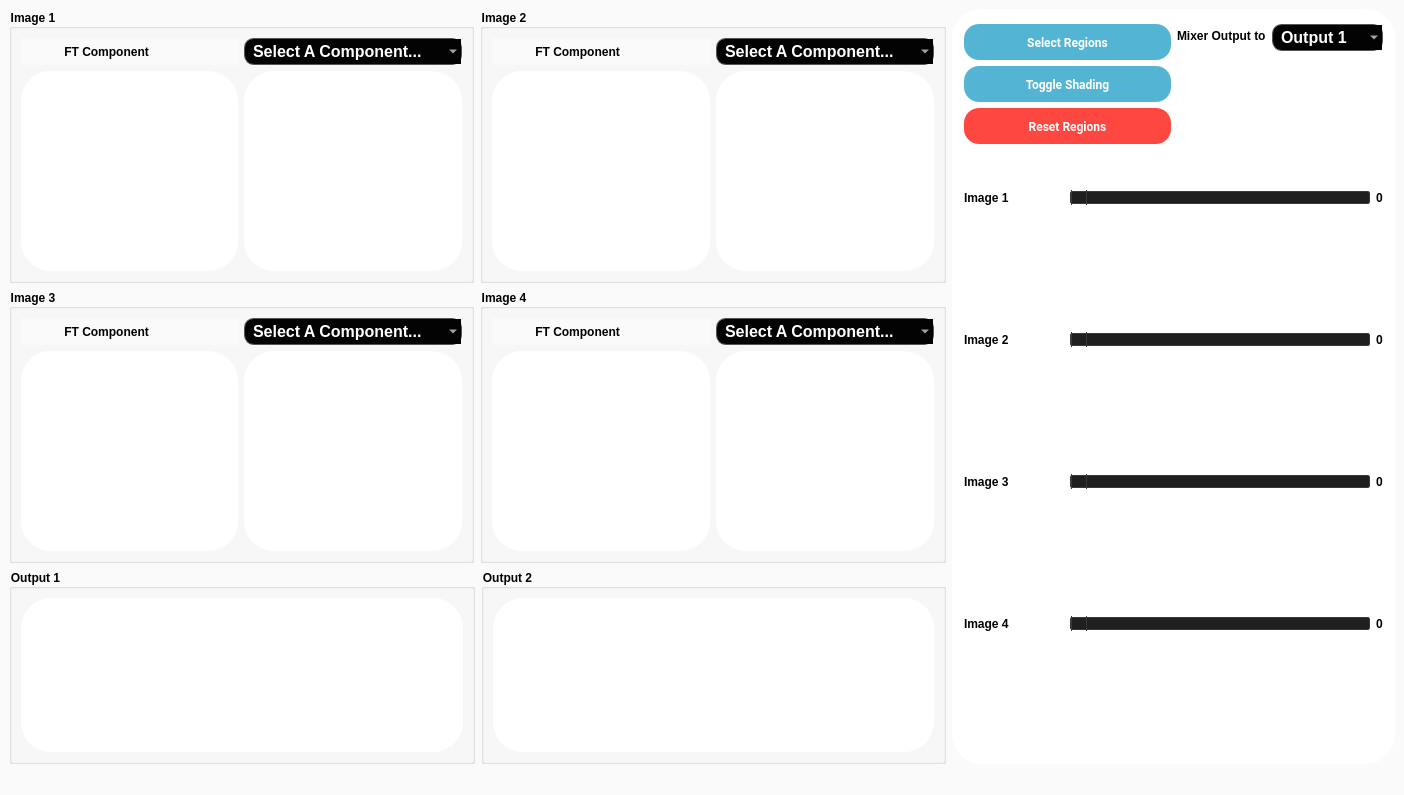
<?xml version="1.0" encoding="UTF-8"?>
<ui version="4.0">
 <class>MainWindow</class>
 <widget class="QMainWindow" name="MainWindow">
  <property name="geometry">
   <rect>
    <x>0</x>
    <y>0</y>
    <width>1404</width>
    <height>795</height>
   </rect>
  </property>
  <property name="windowTitle">
   <string>MainWindow</string>
  </property>
  <property name="styleSheet">
   <string notr="true">background-color: #fafafa;</string>
  </property>
  <widget class="QWidget" name="centralwidget">
   <layout class="QGridLayout" name="gridLayout_14">
    <item row="0" column="0">
     <layout class="QGridLayout" name="gridLayout_11">
      <item row="0" column="0">
       <widget class="QGroupBox" name="groupBox">
        <property name="font">
         <font>
          <pointsize>9</pointsize>
          <weight>75</weight>
          <bold>true</bold>
         </font>
        </property>
        <property name="title">
         <string>Image 1</string>
        </property>
        <layout class="QGridLayout" name="gridLayout_2">
         <item row="0" column="0">
          <layout class="QGridLayout" name="gridLayout">
           <item row="0" column="0">
            <widget class="QLabel" name="label_11">
             <property name="font">
              <font>
               <pointsize>9</pointsize>
               <weight>75</weight>
               <bold>true</bold>
              </font>
             </property>
             <property name="text">
              <string>             FT Component</string>
             </property>
            </widget>
           </item>
           <item row="1" column="0">
            <widget class="QGraphicsView" name="label_img_1">
             <property name="minimumSize">
              <size>
               <width>200</width>
               <height>200</height>
              </size>
             </property>
             <property name="styleSheet">
              <string notr="true">QWidget{
background-color:white;
border-radius:30px;
}</string>
             </property>
            </widget>
           </item>
           <item row="1" column="1">
            <widget class="QGraphicsView" name="FT_label_1">
             <property name="minimumSize">
              <size>
               <width>200</width>
               <height>200</height>
              </size>
             </property>
             <property name="styleSheet">
              <string notr="true">QGraphicsView{
background-color:white;
border-radius:30px;
}</string>
             </property>
            </widget>
           </item>
           <item row="0" column="1">
            <widget class="QComboBox" name="FT_img1">
             <property name="styleSheet">
              <string notr="true">QComboBox {
    border: 1px solid #565656; /* Border color for the combobox */
    border-radius: 10px;
    padding: 2px 18px 2px 8px; /* Adjust padding as needed */
    background-color: rgb(3, 3, 3); /* Background color of the combobox */
    color: #FFFFFF; /* Text color */
    selection-background-color: #2A2A2A; /* Background color when an item is selected */
	font-family: &quot;Overpass&quot;, sans-serif; /* Set the desired font-family */
	font-weight:bold;
	font-size:16px;
}

QComboBox:hover {
    border: 1px solid rgb(127, 127, 127); /* Border color on hover */
}

QComboBox::indicator {
    width: 0;
    border: none;
    margin-right: 6px; /* Adjust as needed */
}

QComboBox::item {
    padding: 8px;
    background-color: #363636; /* Background color of each item */
}

QComboBox::item:selected {
    background-color: rgb(42, 42, 42); /* Background color of the selected item */
}

QComboBox::item:hover {
    background-color: #2A2A2A; /* Background color on item hover */
}



            
</string>
             </property>
             <item>
              <property name="text">
               <string>Select A Component...</string>
              </property>
             </item>
             <item>
              <property name="text">
               <string>Magnitude</string>
              </property>
             </item>
             <item>
              <property name="text">
               <string>Phase</string>
              </property>
             </item>
             <item>
              <property name="text">
               <string>Real</string>
              </property>
             </item>
             <item>
              <property name="text">
               <string>Imaginary</string>
              </property>
             </item>
            </widget>
           </item>
          </layout>
         </item>
        </layout>
       </widget>
      </item>
      <item row="1" column="1">
       <widget class="QGroupBox" name="groupBox_2">
        <property name="font">
         <font>
          <pointsize>9</pointsize>
          <weight>75</weight>
          <bold>true</bold>
         </font>
        </property>
        <property name="title">
         <string>Image 4</string>
        </property>
        <layout class="QGridLayout" name="gridLayout_3">
         <item row="0" column="0">
          <layout class="QGridLayout" name="gridLayout_4">
           <item row="1" column="1">
            <widget class="QGraphicsView" name="FT_label_4">
             <property name="minimumSize">
              <size>
               <width>200</width>
               <height>200</height>
              </size>
             </property>
             <property name="styleSheet">
              <string notr="true">QGraphicsView{
background-color:white;
border-radius:30px;
}</string>
             </property>
            </widget>
           </item>
           <item row="0" column="0">
            <widget class="QLabel" name="label_14">
             <property name="font">
              <font>
               <pointsize>9</pointsize>
               <weight>75</weight>
               <bold>true</bold>
              </font>
             </property>
             <property name="text">
              <string>             FT Component</string>
             </property>
            </widget>
           </item>
           <item row="1" column="0">
            <widget class="QGraphicsView" name="label_img_4">
             <property name="minimumSize">
              <size>
               <width>200</width>
               <height>200</height>
              </size>
             </property>
             <property name="styleSheet">
              <string notr="true">QWidget{
background-color:white;
border-radius:30px;
}</string>
             </property>
            </widget>
           </item>
           <item row="0" column="1">
            <widget class="QComboBox" name="FT_img4">
             <property name="styleSheet">
              <string notr="true">QComboBox {
    border: 1px solid #565656; /* Border color for the combobox */
    border-radius: 10px;
    padding: 2px 18px 2px 8px; /* Adjust padding as needed */
    background-color: rgb(3, 3, 3); /* Background color of the combobox */
    color: #FFFFFF; /* Text color */
    selection-background-color: #2A2A2A; /* Background color when an item is selected */
	font-family: &quot;Overpass&quot;, sans-serif; /* Set the desired font-family */
	font-weight:bold;
	font-size:16px;
}

QComboBox:hover {
    border: 1px solid rgb(127, 127, 127); /* Border color on hover */
}

QComboBox::indicator {
    width: 0;
    border: none;
    margin-right: 6px; /* Adjust as needed */
}

QComboBox::item {
    padding: 8px;
    background-color: #363636; /* Background color of each item */
}

QComboBox::item:selected {
    background-color: rgb(42, 42, 42); /* Background color of the selected item */
}

QComboBox::item:hover {
    background-color: #2A2A2A; /* Background color on item hover */
}



            
</string>
             </property>
             <item>
              <property name="text">
               <string>Select A Component...</string>
              </property>
             </item>
             <item>
              <property name="text">
               <string>Magnitude</string>
              </property>
             </item>
             <item>
              <property name="text">
               <string>Phase</string>
              </property>
             </item>
             <item>
              <property name="text">
               <string>Real</string>
              </property>
             </item>
             <item>
              <property name="text">
               <string>Imaginary</string>
              </property>
             </item>
            </widget>
           </item>
          </layout>
         </item>
        </layout>
       </widget>
      </item>
      <item row="0" column="1">
       <widget class="QGroupBox" name="groupBox_5">
        <property name="font">
         <font>
          <pointsize>9</pointsize>
          <weight>75</weight>
          <bold>true</bold>
         </font>
        </property>
        <property name="title">
         <string>Image 2</string>
        </property>
        <layout class="QGridLayout" name="gridLayout_5">
         <item row="0" column="0">
          <layout class="QGridLayout" name="gridLayout_6">
           <item row="1" column="1">
            <widget class="QGraphicsView" name="FT_label_2">
             <property name="minimumSize">
              <size>
               <width>200</width>
               <height>200</height>
              </size>
             </property>
             <property name="styleSheet">
              <string notr="true">QWidget{
background-color:white;
border-radius:30px;
}</string>
             </property>
            </widget>
           </item>
           <item row="1" column="0">
            <widget class="QGraphicsView" name="label_img_2">
             <property name="minimumSize">
              <size>
               <width>200</width>
               <height>200</height>
              </size>
             </property>
             <property name="styleSheet">
              <string notr="true">QWidget{
background-color:white;
border-radius:30px;
}</string>
             </property>
            </widget>
           </item>
           <item row="0" column="0">
            <widget class="QLabel" name="label_13">
             <property name="font">
              <font>
               <pointsize>9</pointsize>
               <weight>75</weight>
               <bold>true</bold>
              </font>
             </property>
             <property name="text">
              <string>             FT Component</string>
             </property>
            </widget>
           </item>
           <item row="0" column="1">
            <widget class="QComboBox" name="FT_img2">
             <property name="styleSheet">
              <string notr="true">QComboBox {
    border: 1px solid #565656; /* Border color for the combobox */
    border-radius: 10px;
    padding: 2px 18px 2px 8px; /* Adjust padding as needed */
    background-color: rgb(3, 3, 3); /* Background color of the combobox */
    color: #FFFFFF; /* Text color */
    selection-background-color: #2A2A2A; /* Background color when an item is selected */
	font-family: &quot;Overpass&quot;, sans-serif; /* Set the desired font-family */
	font-weight:bold;
	font-size:16px;
}

QComboBox:hover {
    border: 1px solid rgb(127, 127, 127); /* Border color on hover */
}

QComboBox::indicator {
    width: 0;
    border: none;
    margin-right: 6px; /* Adjust as needed */
}

QComboBox::item {
    padding: 8px;
    background-color: #363636; /* Background color of each item */
}

QComboBox::item:selected {
    background-color: rgb(42, 42, 42); /* Background color of the selected item */
}

QComboBox::item:hover {
    background-color: #2A2A2A; /* Background color on item hover */
}



            
</string>
             </property>
             <item>
              <property name="text">
               <string>Select A Component...</string>
              </property>
             </item>
             <item>
              <property name="text">
               <string>Magnitude</string>
              </property>
             </item>
             <item>
              <property name="text">
               <string>Phase</string>
              </property>
             </item>
             <item>
              <property name="text">
               <string>Real</string>
              </property>
             </item>
             <item>
              <property name="text">
               <string>Imaginary</string>
              </property>
             </item>
            </widget>
           </item>
          </layout>
         </item>
        </layout>
       </widget>
      </item>
      <item row="1" column="0">
       <widget class="QGroupBox" name="groupBox_3">
        <property name="font">
         <font>
          <pointsize>9</pointsize>
          <weight>75</weight>
          <bold>true</bold>
         </font>
        </property>
        <property name="title">
         <string>Image 3</string>
        </property>
        <layout class="QGridLayout" name="gridLayout_7">
         <item row="0" column="0">
          <layout class="QGridLayout" name="gridLayout_8">
           <item row="1" column="0">
            <widget class="QGraphicsView" name="label_img_3">
             <property name="minimumSize">
              <size>
               <width>200</width>
               <height>200</height>
              </size>
             </property>
             <property name="styleSheet">
              <string notr="true">QWidget{
background-color:white;
border-radius:30px;
}</string>
             </property>
            </widget>
           </item>
           <item row="0" column="0">
            <widget class="QLabel" name="label_12">
             <property name="font">
              <font>
               <pointsize>9</pointsize>
               <weight>75</weight>
               <bold>true</bold>
              </font>
             </property>
             <property name="text">
              <string>             FT Component</string>
             </property>
            </widget>
           </item>
           <item row="1" column="1">
            <widget class="QGraphicsView" name="FT_label_3">
             <property name="minimumSize">
              <size>
               <width>200</width>
               <height>200</height>
              </size>
             </property>
             <property name="styleSheet">
              <string notr="true">QGraphicsView{
background-color:white;
border-radius:30px;
}</string>
             </property>
            </widget>
           </item>
           <item row="0" column="1">
            <widget class="QComboBox" name="FT_img3">
             <property name="styleSheet">
              <string notr="true">QComboBox {
    border: 1px solid #565656; /* Border color for the combobox */
    border-radius: 10px;
    padding: 2px 18px 2px 8px; /* Adjust padding as needed */
    background-color: rgb(3, 3, 3); /* Background color of the combobox */
    color: #FFFFFF; /* Text color */
    selection-background-color: #2A2A2A; /* Background color when an item is selected */
	font-family: &quot;Overpass&quot;, sans-serif; /* Set the desired font-family */
	font-weight:bold;
	font-size:16px;
}

QComboBox:hover {
    border: 1px solid rgb(127, 127, 127); /* Border color on hover */
}

QComboBox::indicator {
    width: 0;
    border: none;
    margin-right: 6px; /* Adjust as needed */
}

QComboBox::item {
    padding: 8px;
    background-color: #363636; /* Background color of each item */
}

QComboBox::item:selected {
    background-color: rgb(42, 42, 42); /* Background color of the selected item */
}

QComboBox::item:hover {
    background-color: #2A2A2A; /* Background color on item hover */
}



            
</string>
             </property>
             <item>
              <property name="text">
               <string>Select A Component...</string>
              </property>
             </item>
             <item>
              <property name="text">
               <string>Magnitude</string>
              </property>
             </item>
             <item>
              <property name="text">
               <string>Phase</string>
              </property>
             </item>
             <item>
              <property name="text">
               <string>Real</string>
              </property>
             </item>
             <item>
              <property name="text">
               <string>Imaginary</string>
              </property>
             </item>
            </widget>
           </item>
          </layout>
         </item>
        </layout>
       </widget>
      </item>
     </layout>
    </item>
    <item row="0" column="1" rowspan="2">
     <widget class="QGroupBox" name="groupBox_8">
      <property name="minimumSize">
       <size>
        <width>0</width>
        <height>0</height>
       </size>
      </property>
      <property name="maximumSize">
       <size>
        <width>500</width>
        <height>1000</height>
       </size>
      </property>
      <property name="font">
       <font>
        <pointsize>9</pointsize>
        <weight>75</weight>
        <bold>true</bold>
       </font>
      </property>
      <property name="styleSheet">
       <string notr="true">QWidget{
background-color:white;
border-radius:30px;
}</string>
      </property>
      <property name="title">
       <string/>
      </property>
      <layout class="QGridLayout" name="gridLayout_16">
       <item row="7" column="0" colspan="2">
        <layout class="QFormLayout" name="formLayout_8">
         <item row="0" column="0">
          <widget class="QLabel" name="Image4">
           <property name="minimumSize">
            <size>
             <width>100</width>
             <height>0</height>
            </size>
           </property>
           <property name="font">
            <font>
             <pointsize>9</pointsize>
             <weight>75</weight>
             <bold>true</bold>
            </font>
           </property>
           <property name="text">
            <string>Image 4</string>
           </property>
          </widget>
         </item>
         <item row="0" column="1">
          <layout class="QFormLayout" name="formLayout_3">
           <item row="0" column="0">
            <widget class="QSlider" name="ft_img_slider4">
             <property name="minimumSize">
              <size>
               <width>300</width>
               <height>0</height>
              </size>
             </property>
             <property name="styleSheet">
              <string notr="true">QSlider::groove:horizontal {
    border: 1px solid #3A3939;
    height: 11px;
    background: #201F1F;
    margin: 2px 0;
    border-radius: 2px;
}

QSlider::handle:horizontal {
    background: QLinearGradient( x1: 0, y1: 0, x2: 0, y2: 1,
      stop: 0.0 silver, stop: 0.2 #a8a8a8, stop: 1 #727272);
    border: 1px solid #3A3939;
    width: 14px;
    height: 14px;
    margin: -4px 0;
    border-radius: 2px;
}
</string>
             </property>
             <property name="orientation">
              <enum>Qt::Horizontal</enum>
             </property>
            </widget>
           </item>
           <item row="0" column="1">
            <widget class="QLabel" name="Image_weight4">
             <property name="font">
              <font>
               <pointsize>9</pointsize>
               <weight>75</weight>
               <bold>true</bold>
              </font>
             </property>
             <property name="text">
              <string>0</string>
             </property>
            </widget>
           </item>
          </layout>
         </item>
        </layout>
       </item>
       <item row="5" column="0" colspan="2">
        <layout class="QFormLayout" name="formLayout_7">
         <item row="0" column="0">
          <widget class="QLabel" name="Image3">
           <property name="minimumSize">
            <size>
             <width>100</width>
             <height>0</height>
            </size>
           </property>
           <property name="font">
            <font>
             <pointsize>9</pointsize>
             <weight>75</weight>
             <bold>true</bold>
            </font>
           </property>
           <property name="text">
            <string>Image 3</string>
           </property>
          </widget>
         </item>
         <item row="0" column="1">
          <layout class="QFormLayout" name="formLayout_2">
           <item row="0" column="0">
            <widget class="QSlider" name="ft_img_slider3">
             <property name="minimumSize">
              <size>
               <width>300</width>
               <height>0</height>
              </size>
             </property>
             <property name="styleSheet">
              <string notr="true">QSlider::groove:horizontal {
    border: 1px solid #3A3939;
    height: 11px;
    background: #201F1F;
    margin: 2px 0;
    border-radius: 2px;
}

QSlider::handle:horizontal {
    background: QLinearGradient( x1: 0, y1: 0, x2: 0, y2: 1,
      stop: 0.0 silver, stop: 0.2 #a8a8a8, stop: 1 #727272);
    border: 1px solid #3A3939;
    width: 14px;
    height: 14px;
    margin: -4px 0;
    border-radius: 2px;
}

</string>
             </property>
             <property name="orientation">
              <enum>Qt::Horizontal</enum>
             </property>
            </widget>
           </item>
           <item row="0" column="1">
            <widget class="QLabel" name="Image_weight3">
             <property name="font">
              <font>
               <pointsize>9</pointsize>
               <weight>75</weight>
               <bold>true</bold>
              </font>
             </property>
             <property name="text">
              <string>0</string>
             </property>
            </widget>
           </item>
          </layout>
         </item>
        </layout>
       </item>
       <item row="9" column="1">
        <spacer name="verticalSpacer_4">
         <property name="orientation">
          <enum>Qt::Vertical</enum>
         </property>
         <property name="sizeHint" stdset="0">
          <size>
           <width>20</width>
           <height>40</height>
          </size>
         </property>
        </spacer>
       </item>
       <item row="6" column="1">
        <spacer name="verticalSpacer_3">
         <property name="orientation">
          <enum>Qt::Vertical</enum>
         </property>
         <property name="sizeHint" stdset="0">
          <size>
           <width>20</width>
           <height>40</height>
          </size>
         </property>
        </spacer>
       </item>
       <item row="3" column="0" colspan="2">
        <layout class="QFormLayout" name="formLayout_6">
         <item row="0" column="0">
          <widget class="QLabel" name="Image2">
           <property name="minimumSize">
            <size>
             <width>100</width>
             <height>0</height>
            </size>
           </property>
           <property name="font">
            <font>
             <pointsize>9</pointsize>
             <weight>75</weight>
             <bold>true</bold>
            </font>
           </property>
           <property name="text">
            <string>Image 2</string>
           </property>
          </widget>
         </item>
         <item row="0" column="1">
          <layout class="QFormLayout" name="formLayout_9">
           <item row="0" column="0">
            <widget class="QSlider" name="ft_img_slider2">
             <property name="minimumSize">
              <size>
               <width>300</width>
               <height>0</height>
              </size>
             </property>
             <property name="styleSheet">
              <string notr="true">QSlider::groove:horizontal {
    border: 1px solid #3A3939;
    height: 11px;
    background: #201F1F;
    margin: 2px 0;
    border-radius: 2px;
}

QSlider::handle:horizontal {
    background: QLinearGradient( x1: 0, y1: 0, x2: 0, y2: 1,
      stop: 0.0 silver, stop: 0.2 #a8a8a8, stop: 1 #727272);
    border: 1px solid #3A3939;
    width: 14px;
    height: 14px;
    margin: -4px 0;
    border-radius: 2px;
}

</string>
             </property>
             <property name="orientation">
              <enum>Qt::Horizontal</enum>
             </property>
            </widget>
           </item>
           <item row="0" column="1">
            <widget class="QLabel" name="Image_weight2">
             <property name="font">
              <font>
               <pointsize>9</pointsize>
               <weight>75</weight>
               <bold>true</bold>
              </font>
             </property>
             <property name="text">
              <string>0</string>
             </property>
            </widget>
           </item>
          </layout>
         </item>
        </layout>
       </item>
       <item row="2" column="1">
        <spacer name="verticalSpacer">
         <property name="orientation">
          <enum>Qt::Vertical</enum>
         </property>
         <property name="sizeHint" stdset="0">
          <size>
           <width>20</width>
           <height>40</height>
          </size>
         </property>
        </spacer>
       </item>
       <item row="4" column="1">
        <spacer name="verticalSpacer_2">
         <property name="orientation">
          <enum>Qt::Vertical</enum>
         </property>
         <property name="sizeHint" stdset="0">
          <size>
           <width>20</width>
           <height>40</height>
          </size>
         </property>
        </spacer>
       </item>
       <item row="1" column="0" colspan="2">
        <layout class="QFormLayout" name="formLayout_5">
         <item row="0" column="0">
          <widget class="QLabel" name="Image1">
           <property name="minimumSize">
            <size>
             <width>100</width>
             <height>0</height>
            </size>
           </property>
           <property name="font">
            <font>
             <pointsize>9</pointsize>
             <weight>75</weight>
             <bold>true</bold>
            </font>
           </property>
           <property name="text">
            <string>Image 1</string>
           </property>
          </widget>
         </item>
         <item row="0" column="1">
          <layout class="QFormLayout" name="formLayout">
           <item row="0" column="0">
            <widget class="QSlider" name="ft_img_slider1">
             <property name="minimumSize">
              <size>
               <width>300</width>
               <height>0</height>
              </size>
             </property>
             <property name="styleSheet">
              <string notr="true">QSlider::groove:horizontal {
    border: 1px solid #3A3939;
    height: 11px;
    background: #201F1F;
    margin: 2px 0;
    border-radius: 2px;
}

QSlider::handle:horizontal {
    background: QLinearGradient( x1: 0, y1: 0, x2: 0, y2: 1,
      stop: 0.0 silver, stop: 0.2 #a8a8a8, stop: 1 #727272);
    border: 1px solid #3A3939;
    width: 14px;
    height: 14px;
    margin: -4px 0;
    border-radius: 2px;
}
</string>
             </property>
             <property name="orientation">
              <enum>Qt::Horizontal</enum>
             </property>
            </widget>
           </item>
           <item row="0" column="1">
            <widget class="QLabel" name="Image_weight1">
             <property name="font">
              <font>
               <pointsize>9</pointsize>
               <weight>75</weight>
               <bold>true</bold>
              </font>
             </property>
             <property name="text">
              <string>0</string>
             </property>
            </widget>
           </item>
          </layout>
         </item>
        </layout>
       </item>
       <item row="0" column="0" colspan="2">
        <layout class="QGridLayout" name="gridLayout_15">
         <item row="0" column="1">
          <layout class="QFormLayout" name="formLayout_4">
           <item row="0" column="0">
            <widget class="QLabel" name="label_15">
             <property name="minimumSize">
              <size>
               <width>0</width>
               <height>0</height>
              </size>
             </property>
             <property name="maximumSize">
              <size>
               <width>6000</width>
               <height>16777215</height>
              </size>
             </property>
             <property name="font">
              <font>
               <weight>75</weight>
               <bold>true</bold>
              </font>
             </property>
             <property name="text">
              <string>Mixer Output to</string>
             </property>
            </widget>
           </item>
           <item row="0" column="1">
            <widget class="QComboBox" name="choose_output">
             <property name="minimumSize">
              <size>
               <width>0</width>
               <height>0</height>
              </size>
             </property>
             <property name="maximumSize">
              <size>
               <width>6000</width>
               <height>16777215</height>
              </size>
             </property>
             <property name="styleSheet">
              <string notr="true">QComboBox {
    border: 1px solid #565656; /* Border color for the combobox */
    border-radius: 10px;
    padding: 2px 18px 2px 8px; /* Adjust padding as needed */
    background-color: rgb(3, 3, 3); /* Background color of the combobox */
    color: #FFFFFF; /* Text color */
    selection-background-color: #2A2A2A; /* Background color when an item is selected */
	font-family: &quot;Overpass&quot;, sans-serif; /* Set the desired font-family */
	font-weight:bold;
	font-size:16px;
}

QComboBox:hover {
    border: 1px solid rgb(127, 127, 127); /* Border color on hover */
}

QComboBox::indicator {
    width: 0;
    border: none;
    margin-right: 6px; /* Adjust as needed */
}

QComboBox::item {
    padding: 8px;
    background-color: #363636; /* Background color of each item */
}

QComboBox::item:selected {
    background-color: rgb(42, 42, 42); /* Background color of the selected item */
}

QComboBox::item:hover {
    background-color: #2A2A2A; /* Background color on item hover */
}



            
</string>
             </property>
             <item>
              <property name="text">
               <string>Output 1</string>
              </property>
             </item>
             <item>
              <property name="text">
               <string>Output 2</string>
              </property>
             </item>
            </widget>
           </item>
          </layout>
         </item>
         <item row="4" column="1">
          <spacer name="verticalSpacer_6">
           <property name="orientation">
            <enum>Qt::Vertical</enum>
           </property>
           <property name="sizeHint" stdset="0">
            <size>
             <width>20</width>
             <height>40</height>
            </size>
           </property>
          </spacer>
         </item>
         <item row="2" column="0">
          <widget class="QPushButton" name="toggle_shading_button">
           <property name="font">
            <font>
             <family>-apple-system,system-ui,Segoe UI,Roboto,Helvetica Neue,Ubuntu,sans-serif</family>
             <pointsize>9</pointsize>
             <weight>75</weight>
             <bold>true</bold>
            </font>
           </property>
           <property name="autoFillBackground">
            <bool>false</bool>
           </property>
           <property name="styleSheet">
            <string notr="true">QPushButton{
background-color: #54b4d3;
border-radius: 15px;
color: #fff;
cursor: pointer;
font-family: -apple-system,system-ui,&quot;Segoe UI&quot;,Roboto,&quot;Helvetica Neue&quot;,Ubuntu,sans-serif;
font-size: 100%;
height: 30px;
line-height: 1.15;
outline: none;
padding: 3 10px;
text-align: center;
width: 30px; /* Reduced width to 200 pixels */
}
QPushButton:hover{
background-color:rgb(58, 140, 164);
}
QPushButton:pressed{
background-color:rgb(41, 108, 130);
}
QPushButton:focus {
                    border-color: #3a8ca4;
                    color: #3a8ca4;
                    outline: none;
}
QPushButton.dark:hover {
                    background-color: #17222d; /* Adjust dark mode hover background color */
}

                QPushButton.dark:pressed {
                    background-color: #0f1417; /* Adjust dark mode pressed background color */
}</string>
           </property>
           <property name="text">
            <string>Toggle Shading</string>
           </property>
           <property name="flat">
            <bool>false</bool>
           </property>
          </widget>
         </item>
         <item row="0" column="0">
          <widget class="QPushButton" name="rectangle_region_button">
           <property name="minimumSize">
            <size>
             <width>50</width>
             <height>0</height>
            </size>
           </property>
           <property name="maximumSize">
            <size>
             <width>6000</width>
             <height>16777215</height>
            </size>
           </property>
           <property name="font">
            <font>
             <family>-apple-system,system-ui,Segoe UI,Roboto,Helvetica Neue,Ubuntu,sans-serif</family>
             <pointsize>9</pointsize>
             <weight>75</weight>
             <bold>true</bold>
            </font>
           </property>
           <property name="styleSheet">
            <string notr="true">QPushButton{
background-color: #54b4d3;
border-radius: 15px;
color: #fff;
cursor: pointer;
font-family: -apple-system,system-ui,&quot;Segoe UI&quot;,Roboto,&quot;Helvetica Neue&quot;,Ubuntu,sans-serif;
font-size: 100%;
height: 30px;
line-height: 1.15;
outline: none;
padding: 3 10px;
text-align: center;
width: 30px; /* Reduced width to 200 pixels */
}
QPushButton:hover{
background-color:rgb(58, 140, 164);
}
QPushButton:pressed{
background-color:rgb(41, 108, 130);
}
QPushButton:focus {
                    border-color: #3a8ca4;
                    color: #3a8ca4;
                    outline: none;
}
QPushButton.dark:hover {
                    background-color: #17222d; /* Adjust dark mode hover background color */
}

                QPushButton.dark:pressed {
                    background-color: #0f1417; /* Adjust dark mode pressed background color */
}
</string>
           </property>
           <property name="text">
            <string>Select Regions</string>
           </property>
          </widget>
         </item>
         <item row="3" column="0">
          <widget class="QPushButton" name="reset_region_button">
           <property name="font">
            <font>
             <family>-apple-system,system-ui,Segoe UI,Roboto,Helvetica Neue,Ubuntu,sans-serif</family>
             <pointsize>9</pointsize>
             <weight>75</weight>
             <bold>true</bold>
            </font>
           </property>
           <property name="styleSheet">
            <string notr="true">QPushButton{
background-color: #FF4742;
border-radius: 15px;
color: #fff;
cursor: pointer;
font-family: -apple-system,system-ui,&quot;Segoe UI&quot;,Roboto,&quot;Helvetica Neue&quot;,Ubuntu,sans-serif;
font-size: 100%;
height: 30px;
line-height: 1.15;
outline: none;
padding: 3 10px;
text-align: center;
width: 30px; /* Reduced width to 200 pixels */
}
QPushButton:hover{
background-color:rgb(225, 61, 58);
}
QPushButton:pressed{
background-color: rgb(180, 49, 47);
}</string>
           </property>
           <property name="text">
            <string>Reset Regions</string>
           </property>
          </widget>
         </item>
         <item row="4" column="0">
          <spacer name="verticalSpacer_5">
           <property name="orientation">
            <enum>Qt::Vertical</enum>
           </property>
           <property name="sizeHint" stdset="0">
            <size>
             <width>20</width>
             <height>40</height>
            </size>
           </property>
          </spacer>
         </item>
        </layout>
       </item>
      </layout>
     </widget>
    </item>
    <item row="1" column="0">
     <layout class="QGridLayout" name="gridLayout_13">
      <item row="0" column="0">
       <widget class="QGroupBox" name="groupBox_6">
        <property name="font">
         <font>
          <pointsize>9</pointsize>
          <weight>75</weight>
          <bold>true</bold>
         </font>
        </property>
        <property name="title">
         <string>Output 1</string>
        </property>
        <layout class="QGridLayout" name="gridLayout_9">
         <item row="0" column="0">
          <widget class="QGraphicsView" name="graphicsView_10">
           <property name="styleSheet">
            <string notr="true">QWidget{
background-color:white;
border-radius:30px;
}</string>
           </property>
          </widget>
         </item>
        </layout>
       </widget>
      </item>
      <item row="0" column="1">
       <widget class="QGroupBox" name="groupBox_7">
        <property name="font">
         <font>
          <pointsize>9</pointsize>
          <weight>75</weight>
          <bold>true</bold>
         </font>
        </property>
        <property name="title">
         <string>Output 2</string>
        </property>
        <layout class="QGridLayout" name="gridLayout_10">
         <item row="0" column="0">
          <widget class="QGraphicsView" name="graphicsView_9">
           <property name="styleSheet">
            <string notr="true">QWidget{
background-color:white;
border-radius:30px;
}</string>
           </property>
          </widget>
         </item>
        </layout>
       </widget>
      </item>
     </layout>
    </item>
   </layout>
  </widget>
  <widget class="QMenuBar" name="menubar">
   <property name="geometry">
    <rect>
     <x>0</x>
     <y>0</y>
     <width>1404</width>
     <height>26</height>
    </rect>
   </property>
  </widget>
  <widget class="QStatusBar" name="statusbar"/>
 </widget>
 <resources/>
 <connections/>
</ui>
